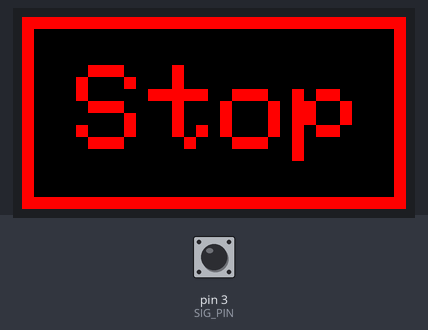
Bench run of a sketch on a simulated Arduino Mega 2560, built with avr-gcc and run on an emulated ATmega2560. Shown: 64×32 colour display. The test bench sets the inputs (shaded band); at power-on: pin 3 (SIG_PIN) HIGH.

Above: at 1.3 s.
1.4 s: pin 3 (SIG_PIN) pulled LOW for 0.15 s
At 2.2 s:
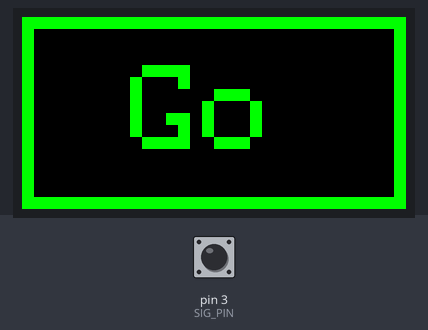
3.1 s: pin 3 (SIG_PIN) pulled LOW for 3.2 s
At 4.3 s:
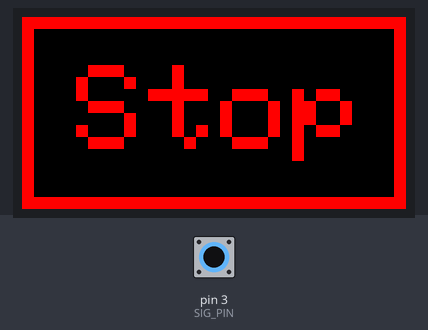
Timing chart, 0 to 6.1 s (numbered marks = the images above; inputs shaded):
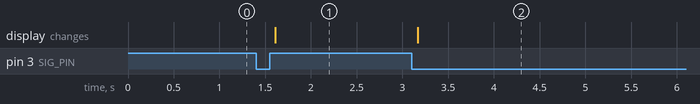

The sketch:

pixel_display.ino
```cpp
// This code is for the 64 x 32 pixel display that shows go or stop
// run on the arduino mega
//elevator documentation
//https://docs.google.com/document/d/1uaOxLuAqR3IrmTgVmGz793UeVHF_5mAhqmWCSldknbs/edit?tab=t.0
#include "RGBmatrixPanel.h"
#include <string.h>
#include <stdlib.h>

#define CLK 11
#define OE  9
#define LAT 10
#define A   A0
#define B   A1
#define C   A2
#define D   A3
//pin used to send data from elevator to activate display
//need second arduino so that
const int SIG_PIN = 3;          // reads HIGH=STOP, LOW=GO


RGBmatrixPanel matrix(A,B,C,D,CLK,LAT,OE,false,64);

void screen_clear() { matrix.fillScreen(0); }

void display_text(int x,int y,const char* txt,uint16_t color){
  matrix.setTextSize(2);
  matrix.setTextWrap(false);
  matrix.setFont(nullptr);
  matrix.setCursor(x,y);
  matrix.setTextColor(color);
  matrix.print(txt);
}

void drawStop()
{
  screen_clear();
  int w=matrix.width(), h=matrix.height();
  uint16_t col = matrix.Color333(7,0,0);
  matrix.drawRect(0,0,w,h,col); matrix.drawRect(1,1,w-2,h-2,col);
  display_text(9,8,"Stop", col);
}

void drawGo()
{
  screen_clear();
  int w=matrix.width(), h=matrix.height();
  uint16_t col = matrix.Color333(0,7,0);
  matrix.drawRect(0,0,w,h,col); matrix.drawRect(1,1,w-2,h-2,col);
  display_text(18,8,"Go", col);
}

void setup()
{
  pinMode(SIG_PIN, INPUT_PULLUP);   // HIGH = STOP by default
  matrix.begin();
  drawStop();                       // start with red frame
}

void loop()
{
  static bool lastLevel = HIGH;
  bool level = digitalRead(SIG_PIN);

  if (level != lastLevel) {         // state changed → redraw once
    if (level == HIGH) drawGo();
    else               drawStop();
    lastLevel = level;
  }
  delay(10);                        // cheap debounce & CPU breath
}
```

Measured:
- after the input at 1.4 s, the display: changes after 0.21 s (image 1)
- after the input at 3.1 s, the display: changes after 0.07 s (image 2)
